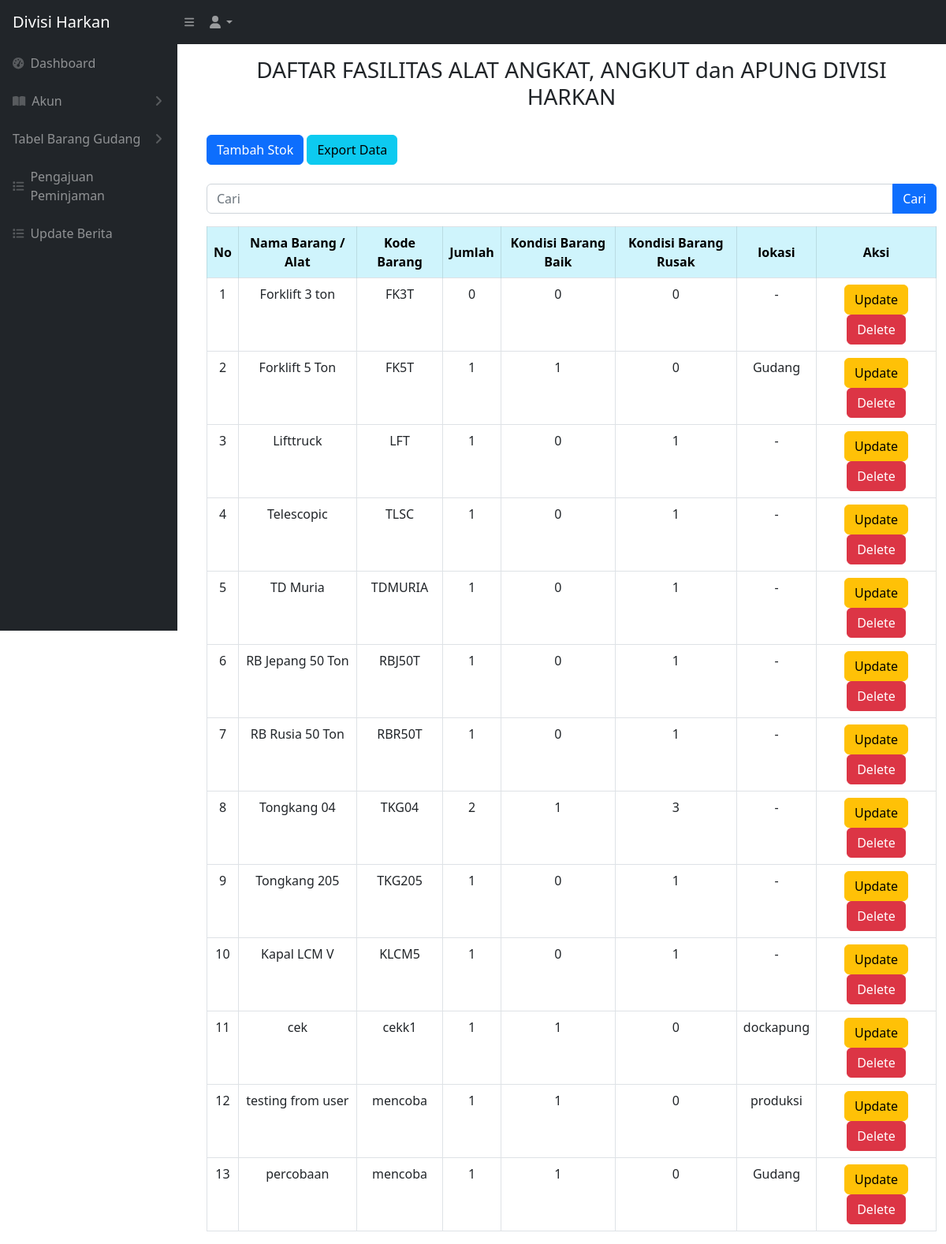
The page /angkut_apung.php (signed in) on the database its author committed.
### tables this page shows
CREATE TABLE `barang_angkut_apung` (
  `idbarang` int NOT NULL,
  `namabarang` varchar(512) NOT NULL,
  `kodebarang` varchar(100) NOT NULL,
  `jumlah` int NOT NULL,
  `baik` int NOT NULL,
  `rusak` int NOT NULL,
  `lokasi` varchar(512) NOT NULL,
  `kategori_id` int NOT NULL
);

### angkut_apung.php (the view, shortened to what this page needs)
<?php
require 'controller/koneksi.php';
$query = "SELECT * FROM barang_angkut_apung";
?>
<!DOCTYPE html>
<html lang="en">
<head>
    <link href="css/styles.css" rel="stylesheet" />
</head>
<?php include 'sidebar.php' ?>
<br>
<br>
<body>
    <main id="main-content" class="<?= isset($_GET['sidebarClosed']) ? '' : 'main-with-sidebar' ?>">
        <div class="container-fluid px-4">
            <h3 class="mt-4 text-center">DAFTAR FASILITAS ALAT ANGKAT, ANGKUT dan APUNG DIVISI HARKAN</h3>
        </div>
        <br>
        <div class="container -fluid">
            <div class="card-mb-4">
                <button type="button" class="btn btn-primary" data-bs-toggle="modal" data-bs-target="#myModal">
                    Tambah Stok
                </button>
                <a href="export_angkut_apung.php" class="btn btn-info">Export Data</a>
                <br>
                <br>
                <form action="angkut_apung.php" method="GET">
                    <div class="input-group mb-3">
                        <input type="text" value="" class="form-control" placeholder="Cari" name="cari">
                        <br>
                        <button type="submit" class="btn btn-primary">Cari</button>
                    </div>
                </form>
                <div class="card-body">
                    <div class="table table-responsive">
                        <table class="table table-bordered" id="dataTable" width="100" cellspacing="0">
                            <thead>
                                <tr>
                                    <th class="table-info text-center align-middle">No</th>
                                    <th class="table-info text-center align-middle">Nama Barang / Alat</th>
                                    <th class="table-info text-center align-middle">Kode Barang</th>
                                    <th class="table-info text-center align-middle">Jumlah</th>
                                    <th class="table-info text-center align-middle">Kondisi Barang Baik</th>
                                    <th class="table-info text-center align-middle">Kondisi Barang Rusak</th>
                                    <th class="table-info text-center align-middle">lokasi</th>
                                    <th class="table-info text-center align-middle">Aksi</th>
                                </tr>
                            </thead>
                            <tbody>
                                <?php
                                $i = 1;
                                $ambilsemuadatabarang = mysqli_query($conn, $query);
                                while ($data = mysqli_fetch_array($ambilsemuadatabarang)) {
                                    $namabarang = $data['namabarang'];
                                    $kodebarang = $data['kodebarang'];
                                    $jumlah = $data['jumlah'];
                                    $barangbaik = $data['baik'];
                                    $barangrusak = $data['rusak'];
                                    $lokasi = $data['lokasi'];
                                    $idb = $data['idbarang'];
                                ?>
                                    <tr>
                                        <td style="text-align: center;"><?= $i++ ?></td>
                                        <td style="text-align: center;"><?= $namabarang ?></td>
                                        <td style="text-align: center;"><?= $kodebarang ?></td>
                                        <td style="text-align: center;"><?= $jumlah ?></td>
                                        <td style="text-align: center;"><?= $barangbaik ?></td>
                                        <td style="text-align: center;"><?= $barangrusak ?></td>
                                        <td style="text-align: center;"><?= $lokasi ?></td>
                                        <td style="text-align: center;">
                                            <button type="button" class="btn btn-warning" data-bs-toggle="modal" data-bs-target="#edit<?= $idb; ?>">
                                                Update
                                            </button>
                                            <button type="button" class="btn btn-danger" data-bs-toggle="modal" data-bs-target="#delete<?= $idb; ?>">
                                                Delete
                                            </button>
                                        </td>
                                    </tr>
                                <?php
                                };
                                ?>
                            </tbody>
                        </table>
    </main>
</body>
</html>

### rows shown on the page
barang_angkut_apung: namabarang "Forklift 3 ton", kodebarang "FK3T", jumlah "0", baik "0", rusak "0", lokasi "-"
barang_angkut_apung: namabarang "Forklift 5 Ton", kodebarang "FK5T", jumlah "1", baik "1", rusak "0", lokasi "Gudang"
barang_angkut_apung: namabarang "Lifttruck", kodebarang "LFT", jumlah "1", baik "0", rusak "1", lokasi "-"
barang_angkut_apung: namabarang "Telescopic", kodebarang "TLSC", jumlah "1", baik "0", rusak "1", lokasi "-"
barang_angkut_apung: namabarang "TD Muria", kodebarang "TDMURIA", jumlah "1", baik "0", rusak "1", lokasi "-"
barang_angkut_apung: namabarang "RB Jepang 50 Ton", kodebarang "RBJ50T", jumlah "1", baik "0", rusak "1", lokasi "-"
barang_angkut_apung: namabarang "RB Rusia 50 Ton", kodebarang "RBR50T", jumlah "1", baik "0", rusak "1", lokasi "-"
barang_angkut_apung: namabarang "Tongkang 04", kodebarang "TKG04", jumlah "2", baik "1", rusak "3", lokasi "-"
barang_angkut_apung: namabarang "Tongkang 205", kodebarang "TKG205", jumlah "1", baik "0", rusak "1", lokasi "-"
barang_angkut_apung: namabarang "Kapal LCM V", kodebarang "KLCM5", jumlah "1", baik "0", rusak "1", lokasi "-"
barang_angkut_apung: namabarang "cek", kodebarang "cekk1", jumlah "1", baik "1", rusak "0", lokasi "dockapung"
barang_angkut_apung: namabarang "testing from user", kodebarang "mencoba", jumlah "1", baik "1", rusak "0", lokasi "produksi"
barang_angkut_apung: namabarang "percobaan", kodebarang "mencoba", jumlah "1", baik "1", rusak "0", lokasi "Gudang"
